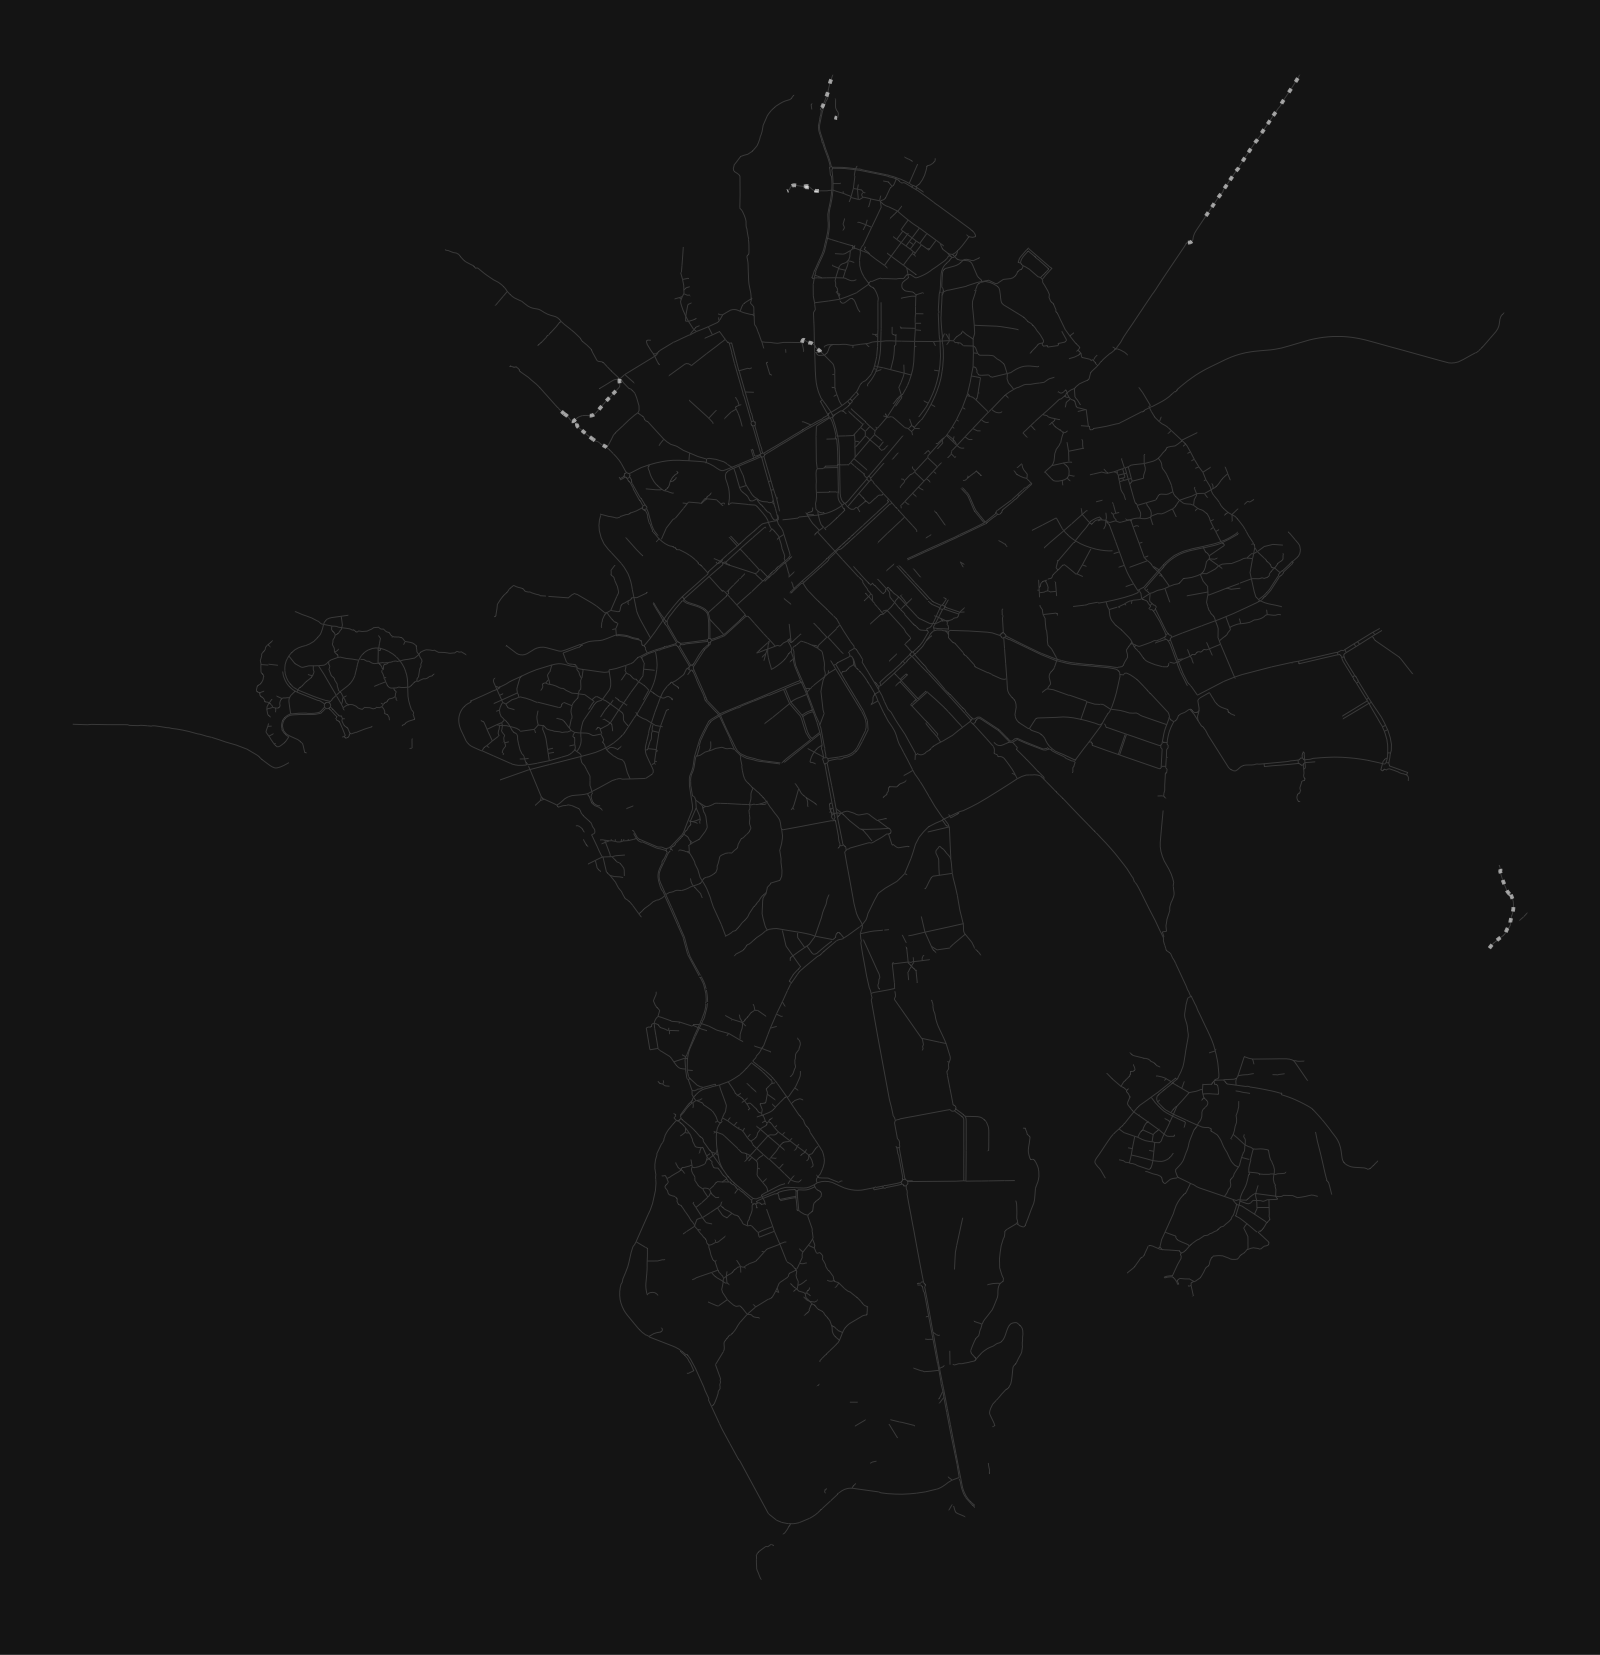

R code for this plot:
library(tidyverse)
library(sf)
library(janitor)

box <- c(xmin = 17.52, xmax = 17.75, ymin = 59.78, ymax = 59.9)

bicycle_roads <- read_sf(here::here("2020", "data", "Uppsala\ kommun\ Shape_GeoDatabas__3359", "Uppsala_kommun_ShapeNVDB_DKCykelVgsKat.shp")) %>% 
  clean_names() %>% 
  st_transform(4326) %>% 
  st_crop(st_bbox(box))

lights <- read_sf(here::here("2020", "data", "Uppsala\ kommun\ Shape_GeoDatabas__3359", "Uppsala_kommun_ShapeNVDB_DKGCM_belyst.shp")) %>% 
  clean_names() %>% 
  st_transform(4326) %>% 
  st_crop(st_bbox(box)) %>% 
  st_segmentize(1.5)

ggplot() +
  geom_sf(data = bicycle_roads, color = "grey30", size = 0.1) +
  geom_sf(data = lights, color = "grey98", size = 0.4, alpha = 0.6, linetype = "dotted") +
  theme_void() +
  theme(
    plot.background = element_rect(fill = "grey10", color = NA)
  ) +
  ggsave(here::here("2020", "9-monochrome", "9-monochrome.png"), dpi = 320, height = 5.174, width = 5)
